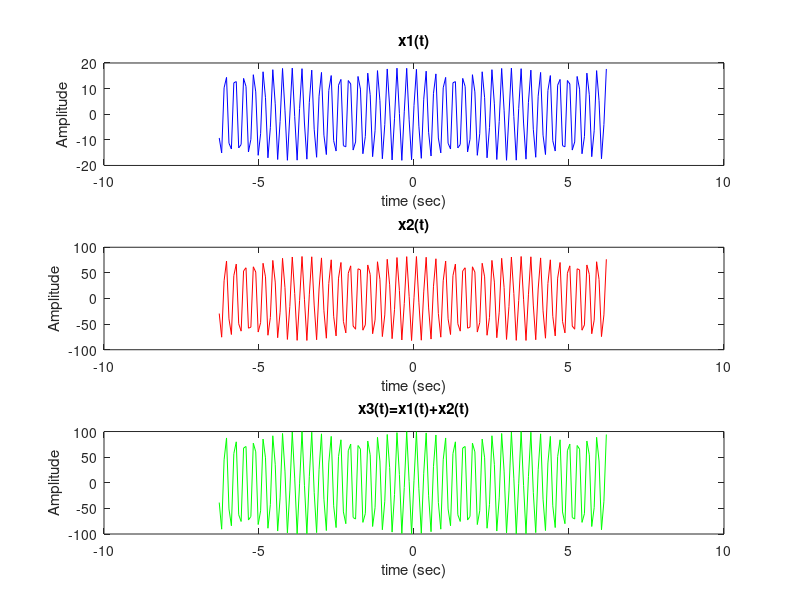

Here is the MATLAB script that generated this plot:
A1=18;
A2=82;
j1=79*(pi/180);
j2=89*(pi/180);
t=-2*pi:pi/40:2*pi-pi/40;
x1=A1*cos(2*pi*3791*t+j1);
x2=A2*cos(2*pi*3791*t+j2);
x3=x1+x2;
subplot(3,1,1)
plot(t,x1,'b')
xlabel("time (sec)")
ylabel("Amplitude")
title("x1(t)")
subplot(3,1,2)
plot(t,x2,'r')
xlabel("time (sec)")
ylabel("Amplitude")
title("x2(t)")
subplot(3,1,3)
plot(t,x3,'g')
xlabel("time (sec)")
ylabel("Amplitude")
title("x3(t)=x1(t)+x2(t)")
